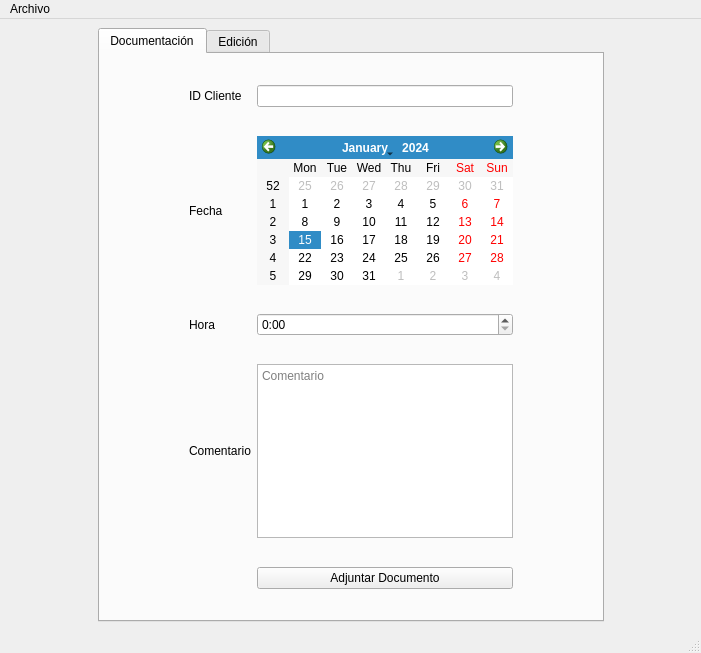
<?xml version="1.0" encoding="UTF-8"?>
<ui version="4.0">
 <class>MainWindow</class>
 <widget class="QMainWindow" name="MainWindow">
  <property name="geometry">
   <rect>
    <x>0</x>
    <y>0</y>
    <width>701</width>
    <height>653</height>
   </rect>
  </property>
  <property name="windowTitle">
   <string>MainWindow</string>
  </property>
  <widget class="QWidget" name="centralwidget">
   <layout class="QGridLayout" name="gridLayout">
    <item row="0" column="1">
     <spacer name="verticalSpacer_6">
      <property name="orientation">
       <enum>Qt::Vertical</enum>
      </property>
      <property name="sizeHint" stdset="0">
       <size>
        <width>20</width>
        <height>40</height>
       </size>
      </property>
     </spacer>
    </item>
    <item row="3" column="1">
     <spacer name="verticalSpacer_5">
      <property name="orientation">
       <enum>Qt::Vertical</enum>
      </property>
      <property name="sizeHint" stdset="0">
       <size>
        <width>20</width>
        <height>40</height>
       </size>
      </property>
     </spacer>
    </item>
    <item row="2" column="0">
     <spacer name="horizontalSpacer_7">
      <property name="orientation">
       <enum>Qt::Horizontal</enum>
      </property>
      <property name="sizeHint" stdset="0">
       <size>
        <width>40</width>
        <height>20</height>
       </size>
      </property>
     </spacer>
    </item>
    <item row="2" column="2">
     <spacer name="horizontalSpacer_5">
      <property name="orientation">
       <enum>Qt::Horizontal</enum>
      </property>
      <property name="sizeHint" stdset="0">
       <size>
        <width>40</width>
        <height>20</height>
       </size>
      </property>
     </spacer>
    </item>
    <item row="1" column="1">
     <spacer name="verticalSpacer_11">
      <property name="orientation">
       <enum>Qt::Vertical</enum>
      </property>
      <property name="sizeHint" stdset="0">
       <size>
        <width>20</width>
        <height>40</height>
       </size>
      </property>
     </spacer>
    </item>
    <item row="2" column="1">
     <widget class="QTabWidget" name="tabWidget">
      <property name="currentIndex">
       <number>0</number>
      </property>
      <widget class="QWidget" name="tab">
       <attribute name="title">
        <string>Documentación</string>
       </attribute>
       <layout class="QGridLayout" name="gridLayout_2">
        <item row="1" column="1">
         <widget class="QLabel" name="label_doc_client">
          <property name="text">
           <string>ID Cliente</string>
          </property>
         </widget>
        </item>
        <item row="7" column="2">
         <widget class="QTextEdit" name="comment_doc">
          <property name="placeholderText">
           <string>Comentario</string>
          </property>
         </widget>
        </item>
        <item row="6" column="2">
         <spacer name="verticalSpacer_8">
          <property name="orientation">
           <enum>Qt::Vertical</enum>
          </property>
          <property name="sizeHint" stdset="0">
           <size>
            <width>20</width>
            <height>40</height>
           </size>
          </property>
         </spacer>
        </item>
        <item row="10" column="2">
         <widget class="QPushButton" name="button_adjunt">
          <property name="text">
           <string>Adjuntar Documento</string>
          </property>
         </widget>
        </item>
        <item row="3" column="2">
         <widget class="QCalendarWidget" name="widget_calendar"/>
        </item>
        <item row="0" column="2">
         <spacer name="verticalSpacer">
          <property name="orientation">
           <enum>Qt::Vertical</enum>
          </property>
          <property name="sizeHint" stdset="0">
           <size>
            <width>20</width>
            <height>40</height>
           </size>
          </property>
         </spacer>
        </item>
        <item row="7" column="1">
         <widget class="QLabel" name="label_doc_message">
          <property name="text">
           <string>Comentario</string>
          </property>
         </widget>
        </item>
        <item row="1" column="2">
         <widget class="QLineEdit" name="client_doc"/>
        </item>
        <item row="5" column="2">
         <widget class="QTimeEdit" name="time_hour">
          <property name="displayFormat">
           <string>h:mm </string>
          </property>
         </widget>
        </item>
        <item row="5" column="1">
         <widget class="QLabel" name="label_doc_hour">
          <property name="text">
           <string>Hora</string>
          </property>
         </widget>
        </item>
        <item row="11" column="1">
         <spacer name="verticalSpacer_2">
          <property name="orientation">
           <enum>Qt::Vertical</enum>
          </property>
          <property name="sizeHint" stdset="0">
           <size>
            <width>20</width>
            <height>40</height>
           </size>
          </property>
         </spacer>
        </item>
        <item row="2" column="2">
         <spacer name="verticalSpacer_10">
          <property name="orientation">
           <enum>Qt::Vertical</enum>
          </property>
          <property name="sizeHint" stdset="0">
           <size>
            <width>20</width>
            <height>40</height>
           </size>
          </property>
         </spacer>
        </item>
        <item row="3" column="3">
         <spacer name="horizontalSpacer_2">
          <property name="orientation">
           <enum>Qt::Horizontal</enum>
          </property>
          <property name="sizeHint" stdset="0">
           <size>
            <width>40</width>
            <height>20</height>
           </size>
          </property>
         </spacer>
        </item>
        <item row="3" column="1">
         <widget class="QLabel" name="label_doc_date">
          <property name="text">
           <string>Fecha</string>
          </property>
         </widget>
        </item>
        <item row="3" column="0">
         <spacer name="horizontalSpacer">
          <property name="orientation">
           <enum>Qt::Horizontal</enum>
          </property>
          <property name="sizeHint" stdset="0">
           <size>
            <width>40</width>
            <height>20</height>
           </size>
          </property>
         </spacer>
        </item>
        <item row="8" column="2">
         <spacer name="verticalSpacer_7">
          <property name="orientation">
           <enum>Qt::Vertical</enum>
          </property>
          <property name="sizeHint" stdset="0">
           <size>
            <width>20</width>
            <height>40</height>
           </size>
          </property>
         </spacer>
        </item>
        <item row="4" column="2">
         <spacer name="verticalSpacer_9">
          <property name="orientation">
           <enum>Qt::Vertical</enum>
          </property>
          <property name="sizeHint" stdset="0">
           <size>
            <width>20</width>
            <height>40</height>
           </size>
          </property>
         </spacer>
        </item>
       </layout>
      </widget>
      <widget class="QWidget" name="tab_2">
       <attribute name="title">
        <string>Edición</string>
       </attribute>
       <layout class="QGridLayout" name="gridLayout_3">
        <item row="2" column="2" colspan="3">
         <widget class="QLineEdit" name="text_edit_phone"/>
        </item>
        <item row="5" column="1">
         <widget class="QLabel" name="label_edit_city">
          <property name="text">
           <string>Ciudad</string>
          </property>
         </widget>
        </item>
        <item row="7" column="1">
         <widget class="QPushButton" name="button_create">
          <property name="text">
           <string>Agregar Cliente</string>
          </property>
         </widget>
        </item>
        <item row="1" column="5">
         <spacer name="horizontalSpacer_4">
          <property name="orientation">
           <enum>Qt::Horizontal</enum>
          </property>
          <property name="sizeHint" stdset="0">
           <size>
            <width>40</width>
            <height>20</height>
           </size>
          </property>
         </spacer>
        </item>
        <item row="0" column="2">
         <spacer name="verticalSpacer_3">
          <property name="orientation">
           <enum>Qt::Vertical</enum>
          </property>
          <property name="sizeHint" stdset="0">
           <size>
            <width>20</width>
            <height>40</height>
           </size>
          </property>
         </spacer>
        </item>
        <item row="7" column="2">
         <widget class="QPushButton" name="button_read">
          <property name="text">
           <string>Consultar Cliente</string>
          </property>
         </widget>
        </item>
        <item row="8" column="2">
         <spacer name="verticalSpacer_4">
          <property name="orientation">
           <enum>Qt::Vertical</enum>
          </property>
          <property name="sizeHint" stdset="0">
           <size>
            <width>20</width>
            <height>40</height>
           </size>
          </property>
         </spacer>
        </item>
        <item row="4" column="2" colspan="3">
         <widget class="QLineEdit" name="text_edit_address"/>
        </item>
        <item row="3" column="2" colspan="3">
         <widget class="QLineEdit" name="text_edit_name"/>
        </item>
        <item row="2" column="1">
         <widget class="QLabel" name="label_edit_phone">
          <property name="text">
           <string>Celular</string>
          </property>
         </widget>
        </item>
        <item row="3" column="1">
         <widget class="QLabel" name="label_edit_name">
          <property name="text">
           <string>Nombre</string>
          </property>
         </widget>
        </item>
        <item row="7" column="3">
         <widget class="QPushButton" name="button_update">
          <property name="text">
           <string>Actualizar Cliente</string>
          </property>
         </widget>
        </item>
        <item row="4" column="1">
         <widget class="QLabel" name="label_edit_address">
          <property name="text">
           <string>Dirección</string>
          </property>
         </widget>
        </item>
        <item row="7" column="4">
         <widget class="QPushButton" name="button_delete">
          <property name="text">
           <string>Eliminar Cliente</string>
          </property>
         </widget>
        </item>
        <item row="1" column="1">
         <widget class="QLabel" name="label_edit_client">
          <property name="text">
           <string>ID Cliente</string>
          </property>
         </widget>
        </item>
        <item row="5" column="2" colspan="3">
         <widget class="QLineEdit" name="text_edit_city"/>
        </item>
        <item row="1" column="0">
         <spacer name="horizontalSpacer_3">
          <property name="orientation">
           <enum>Qt::Horizontal</enum>
          </property>
          <property name="sizeHint" stdset="0">
           <size>
            <width>40</width>
            <height>20</height>
           </size>
          </property>
         </spacer>
        </item>
        <item row="1" column="2" colspan="3">
         <widget class="QLineEdit" name="text_edit_client"/>
        </item>
        <item row="6" column="1" colspan="4">
         <widget class="Line" name="line">
          <property name="orientation">
           <enum>Qt::Horizontal</enum>
          </property>
         </widget>
        </item>
       </layout>
      </widget>
     </widget>
    </item>
   </layout>
  </widget>
  <widget class="QMenuBar" name="menubar">
   <property name="geometry">
    <rect>
     <x>0</x>
     <y>0</y>
     <width>701</width>
     <height>22</height>
    </rect>
   </property>
   <widget class="QMenu" name="menuArchivo">
    <property name="title">
     <string>Archivo</string>
    </property>
    <addaction name="actionSalir"/>
   </widget>
   <addaction name="menuArchivo"/>
  </widget>
  <widget class="QStatusBar" name="statusbar"/>
  <action name="actionSalir">
   <property name="text">
    <string>Salir</string>
   </property>
  </action>
 </widget>
 <resources/>
 <connections/>
</ui>
